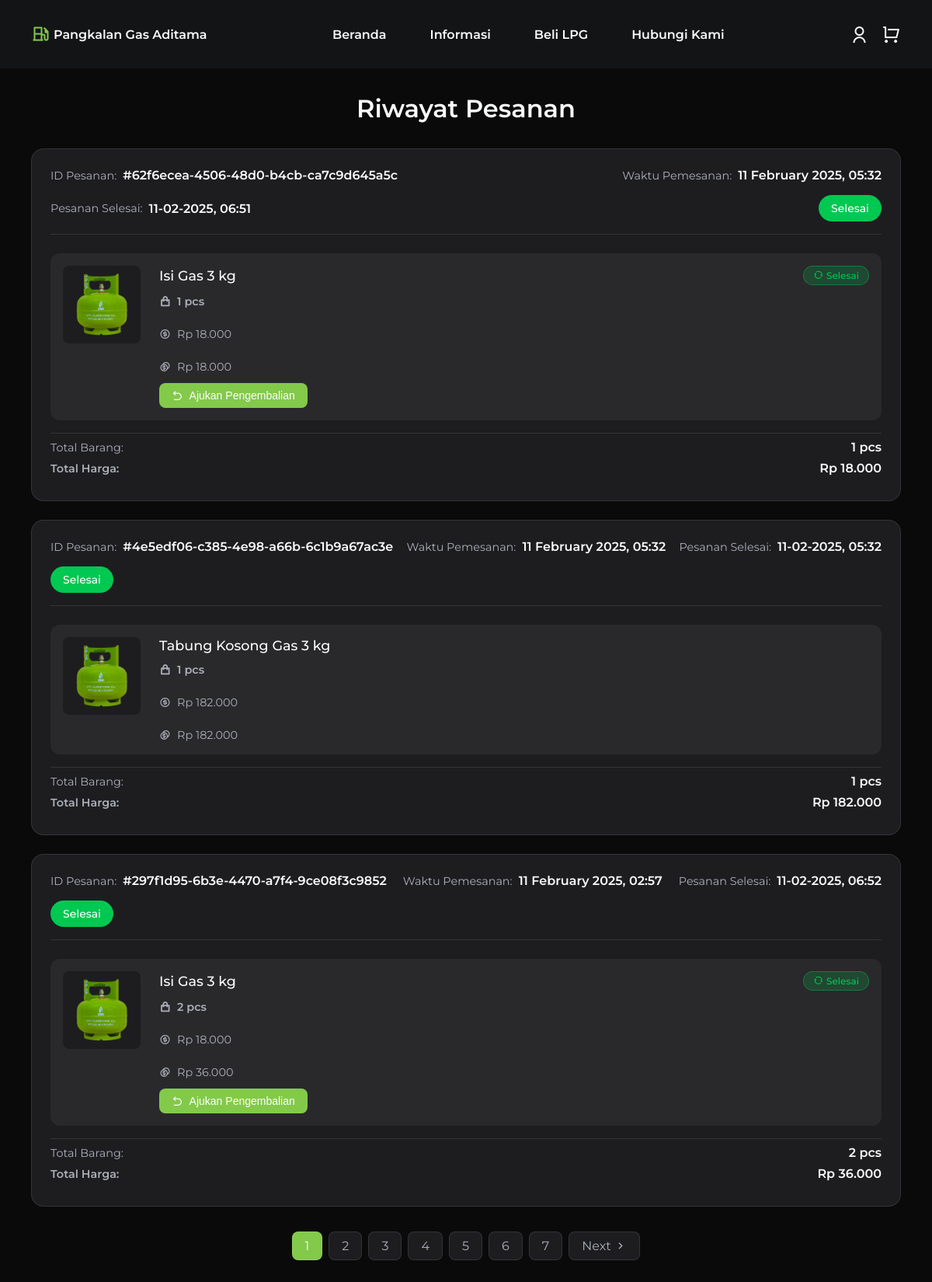
Screenshot of /orders (signed in) with the database file from the repository.
### website/models.py (models this page shows, shortened)
class Order(db.Model):
    id = db.Column(db.String(100), primary_key=True)
    customer_link = db.Column(db.Integer, db.ForeignKey('user.id'), nullable=False)
    customer_name = db.Column(db.String(100), nullable=True)
    customer_phone = db.Column(db.String(15), nullable=True)
    is_offline = db.Column(db.Boolean, default=False)
    status = db.Column(db.String(100), nullable=False)
    date_added = db.Column(db.DateTime, default=wib_time)
    completed_at = db.Column(db.DateTime, nullable=True)
    total = db.Column(db.Integer, nullable=False)
    snap_token = db.Column(db.String(100))
    details = db.relationship('DetailOrder', backref='order')
    @property
    def total_quantity(self):
        return sum(detail.quantity for detail in self.details)

class DetailOrder(db.Model):
    id = db.Column(db.Integer, primary_key=True)
    order_id = db.Column(db.String(100), db.ForeignKey('order.id'), nullable=False)
    variant_id = db.Column(db.Integer, db.ForeignKey('product_variant.id'), nullable=False)
    quantity = db.Column(db.Integer, nullable=False)
    price = db.Column(db.Integer, nullable=False)
    sub_total = db.Column(db.Integer, nullable=False)
    can_return = db.Column(db.Boolean, default=True)
    returned_quantity = db.Column(db.Integer, default=0)

class Product(db.Model):
    id = db.Column(db.Integer, primary_key=True)
    product_name = db.Column(db.String(100), nullable=False)
    product_picture = db.Column(db.String(1000), nullable=False)
    date_added = db.Column(db.DateTime, default=wib_time)
    is_active = db.Column(db.Boolean, default=True)
    variants = db.relationship('ProductVariant', backref='main_product', lazy=True, cascade='all, delete-orphan')

class ProductVariant(db.Model):
    id = db.Column(db.Integer, primary_key=True)
    product_id = db.Column(db.Integer, db.ForeignKey('product.id'), nullable=False)
    variant_name = db.Column(db.String(100), nullable=False)
    variant_type = db.Column(db.String(20), nullable=False)
    price = db.Column(db.Integer, nullable=False)
    stock = db.Column(db.Integer, nullable=False)
    date_added = db.Column(db.DateTime, default=wib_time)
    is_active = db.Column(db.Boolean, default=True)
    carts = db.relationship('Cart', backref=db.backref('variant', lazy=True))
    detail_orders = db.relationship('DetailOrder', backref=db.backref('variant', lazy=True))

class ReturnOrder(db.Model):
    id = db.Column(db.Integer, primary_key=True)
    order_detail_id = db.Column(db.Integer, db.ForeignKey('detail_order.id'), nullable=False)
    reason = db.Column(db.String(1000), nullable=False)
    return_category = db.Column(db.String(50), nullable=False)
    quantity = db.Column(db.Integer, nullable=False)
    status = db.Column(db.String(50), default='Dalam Proses')
    date_requested = db.Column(db.DateTime, default=wib_time)
    order_detail = db.relationship('DetailOrder', backref='return_request')

### website/views.py (the view)
@views.route('/orders')
@login_required
def orders():
    page = request.args.get('page', 1, type=int)
    per_page = 3
    orders_data = (Order.query
        .filter_by(customer_link=current_user.id)
        .order_by(Order.date_added.desc())
        .paginate(page=page, per_page=per_page, error_out=False))
    today = datetime.utcnow() + timedelta(hours=7)
    for order in orders_data.items:
        for detail in order.details:
            detail.can_return = (
                order.status == 'Selesai' and
                order.completed_at and
                (today - order.completed_at) <= timedelta(hours=1) and
                detail.variant.variant_type != 'tabung_kosong' and
                detail.quantity > detail.returned_quantity
            )
            if order.completed_at:
                detail.return_deadline = (order.completed_at + timedelta(hours=1)).strftime('%d %B %Y, %H:%M')
    return render_template('orders.html',
                         orders=orders_data.items,
                         ReturnOrder=ReturnOrder,
                         pagination={
                             'page': page,
                             'total_pages': orders_data.pages,
                             'has_prev': orders_data.has_prev,
                             'has_next': orders_data.has_next,
                             'prev_page': page - 1 if page > 1 else None,
                             'next_page': page + 1 if page < orders_data.pages else None,
                         },
                         today=today)

### website/templates/orders.html (shortened to what this page needs)
{% extends "base.html" %}
{% block content %}
<section class="orders-section">
    <div class="container py-5">
        <h2 class="section-title mb-4">Riwayat Pesanan</h2>
        {% if orders %}
            {% for order in orders %}
            <div class="order-card">
                <div class="order-header">
                    <div class="order-id">
                        <span class="label">ID Pesanan:</span>
                        <span class="value">#{{ order.id }}</span>
                    </div>
                    <div class="order-date">
                        <span class="label">Waktu Pemesanan:</span>
                        <span class="value">{{ order.date_added.strftime('%d %B %Y, %H:%M') }}</span>
                    </div>
                    <div class="order-date">
                        <span class="label">Pesanan Selesai:</span>
                        <span class="value">
                            {% if order.completed_at %}
                                {{ order.completed_at.strftime('%d-%m-%Y, %H:%M') }}
                            {% else %}
                                -
                            {% endif %}
                    </span>
                    </div>
                    <div class="order-status">
                        <span class="status-badge
                            {% if order.status == 'Bayar Sekarang' %}status-unpaid
                            {% elif order.status == 'Siap Diambil' %}status-ready
                            {% elif order.status == 'Dalam Proses' %}status-process
                            {% elif order.status == 'Selesai' %}status-complete
                            {% elif order.status == 'Gagal' %}status-failed
                            {% endif %}"
                            >
                            {{ order.status }}
                        </span>
                    </div>
                </div>
                {% for detail in order.details %}
                <div class="order-item">
                    <div class="item-image">
                        <img src="{{ detail.variant.main_product.product_picture }}" alt="{{ detail.variant.variant_name }}">
                    </div>
                    <div class="item-info">
                        <div class="item-header">
                            <h4 class="item-name">{{ detail.variant.variant_name }}</h4>
                            {% set return_request = ReturnOrder.query.filter_by(order_detail_id=detail.id).first() %}
                            {% if return_request %}
                                <div class="return-badge
                                    {% if return_request.status == 'Dalam Proses' %}return-process
                                    {% elif return_request.status == 'Diterima' %}return-accepted
                                    {% elif return_request.status == 'Ditolak' %}return-rejected
                                    {% elif return_request.status == 'Selesai' %}return-complete{% endif %}">
                                    <i class="ri-refresh-line"></i>
                                    {{ return_request.status }}
                                </div>
                            {% endif %}
                        </div>
                        <div class="item-details">
                            <span class="quantity">
                                <i class="ri-shopping-bag-line"></i>
                                {{ detail.quantity }} pcs
                            </span>
                            <span class="price">
                                <i class="ri-money-dollar-circle-line"></i>
                                Rp {{ "{:,.0f}".format(detail.price).replace(",", ".") }}
                            </span>
                            <span class="subtotal">
                                <i class="ri-coins-line"></i>
                                Rp {{ "{:,.0f}".format(detail.sub_total).replace(",", ".") }}
                            </span>
                        </div>
                        {% if order.status == 'Selesai'  and detail.variant.variant_type != 'tabung_kosong' %}
                        <div class="return-section">
                            <button class="return-btn" onclick="showReturnForm('{{ detail.id }}', '{{ detail.variant.variant_name }}', {{ detail.quantity }}, {{ detail.returned_quantity }})">
                                <i class="ri-arrow-go-back-line"></i> Ajukan Pengembalian
                            </button>
                        </div>
                        {% endif %}
                    </div>
                </div>
                {% endfor %}
                <div class="order-summary">
                    <div class="summary-item">
                        <span class="label">Total Barang:</span>
                        <span class="value">{{ order.total_quantity }} pcs</span>
                    </div>
                    <div class="summary-item total">
                        <span class="label">Total Harga:</span>
                        <span class="value">Rp {{ '{:,.0f}'.format(order.total).replace(",", ".") }}</span>
                    </div>
                </div>
            </div>
            {% endfor %}
            {% if pagination.total_pages > 1 %}
            <div class="pagination">
                {% for page_num in range(1, pagination.total_pages + 1) %}
                    {% if page_num == pagination.page %}
                    <span class="pagination-btn active">{{ page_num }}</span>
                    {% else %}
                    <a href="{{ url_for('views.orders', page=page_num) }}"
                       class="pagination-btn">{{ page_num }}</a>
                    {% endif %}
                {% endfor %}
                {% if pagination.has_next %}
                <a href="{{ url_for('views.orders', page=pagination.next_page) }}"
                   class="pagination-btn">Next <i class="ri-arrow-right-s-line"></i></a>
                {% endif %}
            </div>
            {% endif %}
        {% else %}
            <div class="no-orders">
                <i class="ri-shopping-bag-line"></i>
                <p>Anda belum memiliki pesanan</p>
                <a href="/shop" class="shop-now-btn">Pesan Sekarang</a>
            </div>
        {% endif %}
    </div>
</section>
 {% endblock %}

### website/static/css/styles.css (style rules this page uses)
:root { --header-height: 3.5rem; --first-color: hsl(93, 54%, 54%); --first-color-alt: hsl(93, 50%, 48%); --first-color-light: hsl(93, 58%, 66%); --title-color: hsl(228, 8%, 98%); --text-color: hsl(228, 8%, 70%); --white-color: hsl(228, 8%, 98%); --black-color: hsl(228, 6%, 4%); --body-color: hsl(228, 6%, 8%); --container-color: hsl(228, 6%, 12%); --darkgrey-color: hsl(210, 8%, 10%); --shadow-img: 0 0 48px hsla(93, 54%, 54%, 0.4); --body-font: "Montserrat", sans-serif; --biggest-font-size: 2.25rem; --h1-font-size: 1.5rem; --h2-font-size: 1.25rem; --h3-font-size: 1rem; --normal-font-size: 0.938rem; --small-font-size: 0.813rem; --font-regular: 400; --font-semi-bold: 600; --font-bold: 700; --z-tooltip: 10; --z-fixed: 100; }
@media screen and (min-width: 1150px) { :root { --biggest-font-size: 4.25rem; --h1-font-size: 2.25rem; --h2-font-size: 1.5rem; --h3-font-size: 1.25rem; --normal-font-size: 1rem; --small-font-size: 0.875rem; } }
* { box-sizing: border-box; padding: 0; margin: 0; }
html { scroll-behavior: smooth; }
body { font-family: var(--body-font); font-size: var(--normal-font-size); background-color: var(--body-color); color: var(--text-color); }
h1, h2, h3, h4 { color: var(--title-color); font-weight: var(--font-semi-bold); }
a { text-decoration: none; }
img { display: block; max-width: 100%; height: auto; }
.container { max-width: 1120px; margin-inline: 1.5rem; }
.item-image { width: 100px; height: 100px; padding: 0.5rem; background: var(--container-color); border-radius: 0.5rem; }
.item-image img { width: 100%; height: 100%; object-fit: contain; }
.item-details { display: flex; flex-direction: column; gap: 0.5rem; }
.item-name { color: var(--title-color); font-size: 1.1rem; margin: 0; }
.quantity { color: var(--text-color); font-weight: var(--font-semi-bold); }
.summary-item { display: flex; justify-content: space-between; color: var(--text-color); }
.pagination { display: flex; justify-content: center; gap: 0.5rem; margin-top: 2rem; }
.pagination-btn { display: inline-flex; align-items: center; gap: 0.25rem; padding: 0.5rem 1rem; background: var(--container-color); border: 1px solid rgba(255, 255, 255, 0.1); border-radius: 0.5rem; color: var(--text-color); text-decoration: none; transition: all 0.3s ease; }
.pagination-btn.active { background: var(--first-color); color: white; pointer-events: none; }
@media screen and (min-width: 1150px) { .container { margin-inline: auto; } }

### rows the page displays
Order: id "62f6ecea-4506-48d0-b4cb-ca7c9d645a5c", date_added "11 February 2025, 05:32", completed_at "11-02-2025, 06:51", status "Selesai", total_quantity "1", total "18.000"
DetailOrder: variant.main_product.product_picture (picture), variant.variant_name "Isi Gas 3 kg", quantity "1", price "18.000", sub_total "18.000"
ReturnOrder: status "Selesai"
Order: id "4e5edf06-c385-4e98-a66b-6c1b9a67ac3e", date_added "11 February 2025, 05:32", completed_at "11-02-2025, 05:32", status "Selesai", total_quantity "1", total "182.000"
DetailOrder: variant.main_product.product_picture (picture), variant.variant_name "Tabung Kosong Gas 3 kg", quantity "1", price "182.000", sub_total "182.000"
Order: id "297f1d95-6b3e-4470-a7f4-9ce08f3c9852", date_added "11 February 2025, 02:57", completed_at "11-02-2025, 06:52", status "Selesai", total_quantity "2", total "36.000"
DetailOrder: variant.main_product.product_picture (picture), variant.variant_name "Isi Gas 3 kg", quantity "2", price "18.000", sub_total "36.000"
ReturnOrder: status "Selesai"

### other values shown
{{ page_num }} "1"
{{ page_num }} "2" "3" "4" "5" "6" "7"
